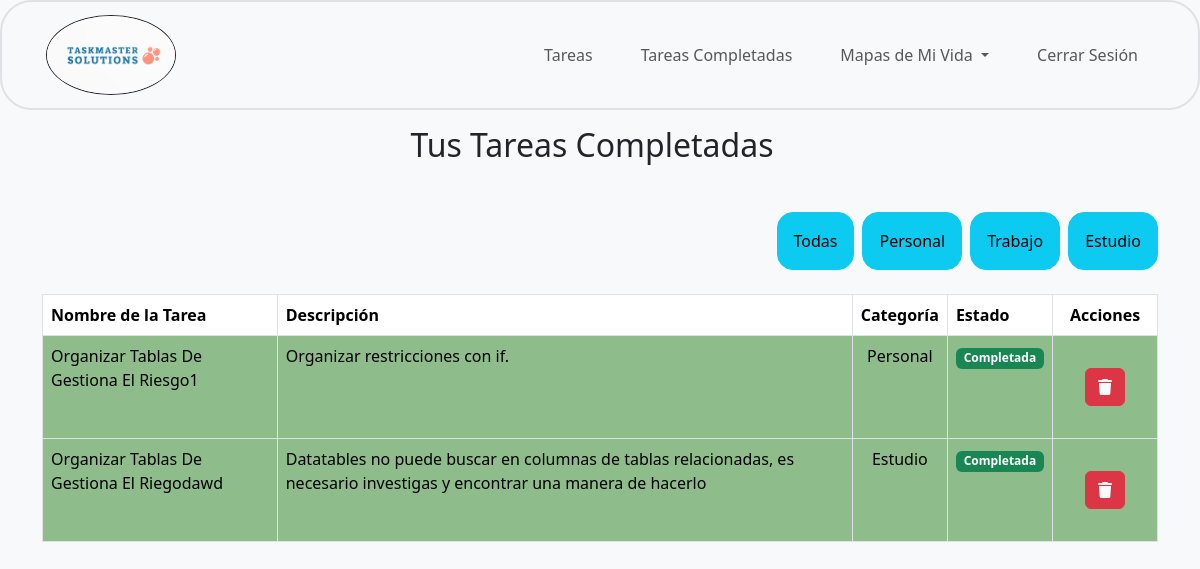
/completadas.php (signed in), run on an earlier commit of the app's database.
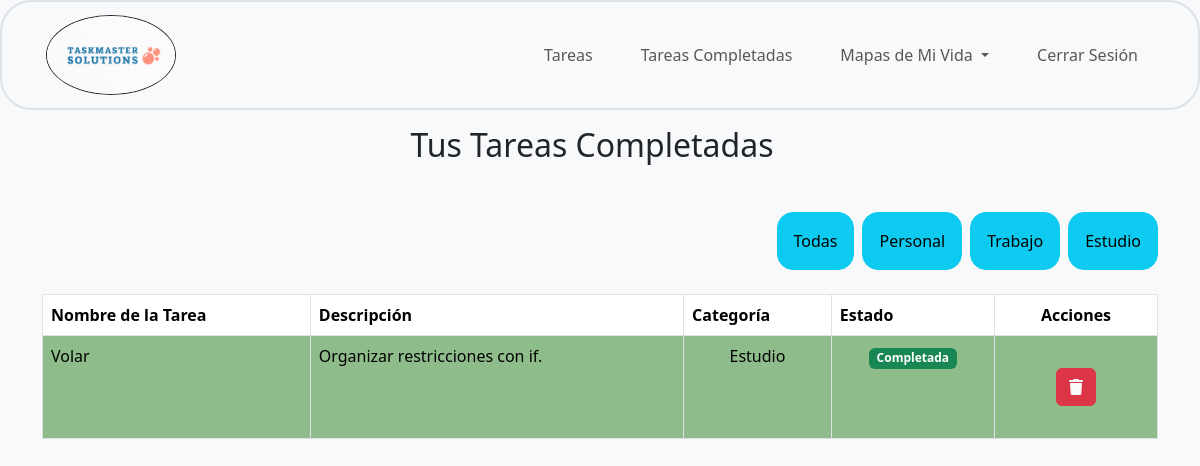
And on a later commit of the database.
### tables this page shows
CREATE TABLE `tareas` (
  `ID` int(4) NOT NULL,
  `Nombre` varchar(100) NOT NULL,
  `Descripcion` varchar(200) NOT NULL,
  `Usuario` int(2) NOT NULL,
  `Categoria` int(3) NOT NULL,
  `Estado` int(2) NOT NULL
);

CREATE TABLE `categorias` (
  `ID` int(4) NOT NULL,
  `Nombre` varchar(200) NOT NULL
);

CREATE TABLE `estados` (
  `ID` int(4) NOT NULL,
  `Nombre` varchar(200) NOT NULL
);

### completadas.php (the view, shortened to what this page needs)
<?php
include 'db.php';
$username = $_SESSION['username'];
$sql = "SELECT tareas.ID, tareas.Nombre, tareas.Descripcion, tareas.Categoria, tareas.Estado, tareas.Usuario,
        categorias.Nombre AS 'nombre_categoria', estados.Nombre AS 'nombre_estado', usuarios.ID as 'user'
        FROM tareas
        JOIN categorias ON tareas.Categoria = categorias.ID
        JOIN estados ON tareas.Estado = estados.ID
        JOIN usuarios ON tareas.Usuario = usuarios.ID
        WHERE usuarios.nombre='$username' AND tareas.Estado = 3";
$result = $conn->query($sql);
?>
<!DOCTYPE html>
<html lang="es">
<head>
    <link href="https://cdn.jsdelivr.net/npm/bootstrap@5.3.3/dist/css/bootstrap.min.css" rel="stylesheet">
    <link rel="stylesheet" href="https://cdnjs.cloudflare.com/ajax/libs/font-awesome/6.0.0-beta3/css/all.min.css">
</head>
<body class="bg-light">
    <?php
    include("./nav1.php");
    ?>
    <div class="tittle text-center my-3 me-3">
        <h2>Tus Tareas Completadas</h2>
    </div>
    <div class="container mt-5">
        <div class="d-flex justify-content-end mt-1 mb-4 gap-2 flex-wrap">
            <div class="d-flex flex-wrap gap-2">
                <button onclick="filtrarTareas('')" class="btn btn-info btn-md p-3 rounded-4">Todas</button>
                <button onclick="filtrarTareas('Personal')" class="btn btn-info btn-md p-3 rounded-4">Personal</button>
                <button onclick="filtrarTareas('Trabajo')" class="btn btn-info btn-md p-3 rounded-4">Trabajo</button>
                <button onclick="filtrarTareas('Estudio')" class="btn btn-info btn-md p-3 rounded-4">Estudio</button>
            </div>
        </div>
        <div class="table-responsive">
            <table id="nueva_tabla" class="table table-bordered">
                <thead class="thead-dark">
                    <tr>
                        <th>Nombre de la Tarea</th>
                        <th>Descripción</th>
                        <th>Categoría</th>
                        <th>Estado</th>
                        <th class="text-center">Acciones</th>
                    </tr>
                </thead>
                <tbody>
                    <?php while ($row = $result->fetch_assoc()) { ?>
                        <tr>
                            <td class="color"><?php echo $row['Nombre']; ?></td>
                            <td class="color"><?php echo $row['Descripcion']; ?></td>
                            <td class="color text-center"><?php echo $row['nombre_categoria']; ?></td>
                            <td class="estado text-center">
                                <?php echo "<span class='badge text-bg-secondary bg-success'>{$row['nombre_estado']}</span>"; ?>
                            </td>
                            <td class="color">
                                <div class="d-flex justify-content-center align-middle gap-2 p-4">
                                    <a class="btn btn-danger link-light"
                                        href="borrar_tarea1.php?ID=<?php echo $row['ID'] ?>">
                                        <span><i class="fa-solid fa-trash"></i></span>
                                    </a>
                                </div>
                            </td>
                        </tr>
                    <?php } ?>
                </tbody>
            </table>
        </div>
    </div>
</body>
</html>

What changed in the data, as far as the page shows it:
removed tareas: Nombre "Organizar Tablas De Gestiona El Riesgo1", Descripcion "Organizar restricciones con if.", Categoria.Nombre "Personal", Estado.Nombre "Completada"
removed tareas: Nombre "Organizar Tablas De Gestiona El Riegodawd", Descripcion "Datatables no puede buscar en columnas de tablas relacionadas, es necesario investigas y encontrar una manera de hacerlo", Categoria.Nombre "Estudio", Estado.Nombre "Completada"
added tareas: Nombre "Volar", Descripcion "Organizar restricciones con if.", Categoria.Nombre "Estudio", Estado.Nombre "Completada"
